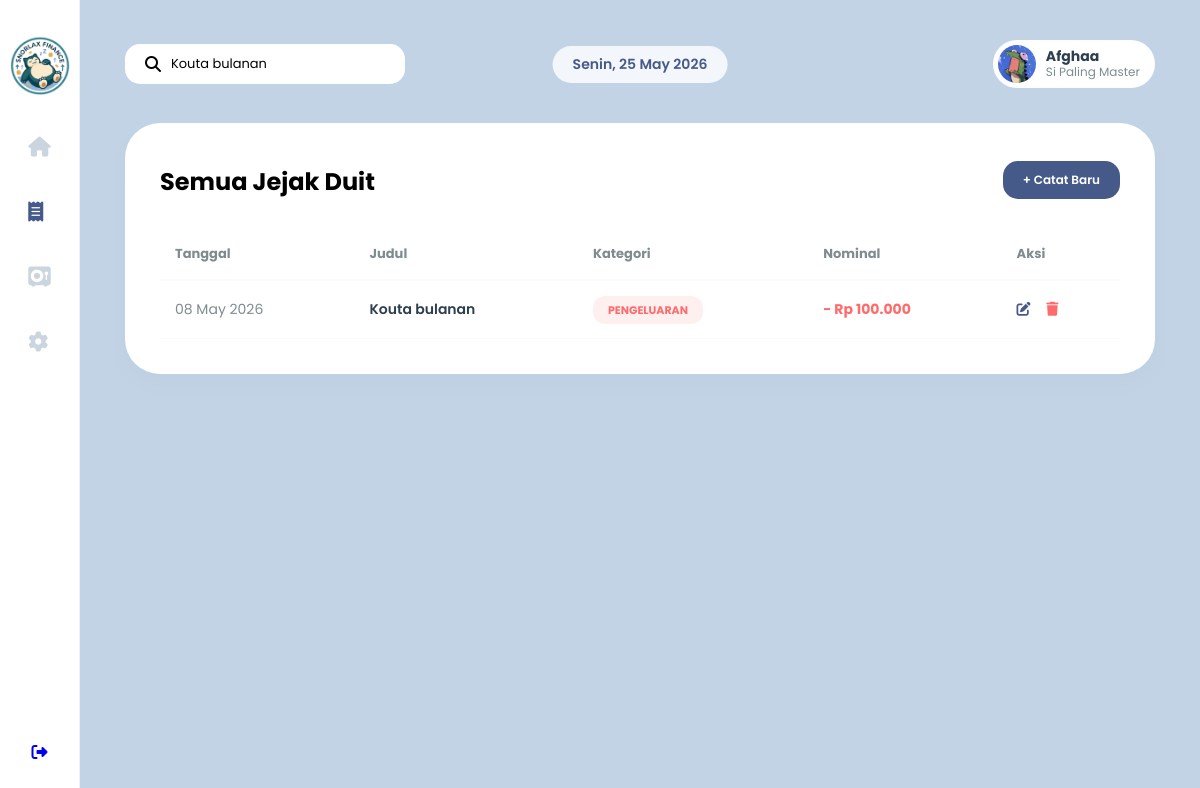
The page /fitur/riwayat.php?cari=Kouta bulanan (signed in) on the database its author committed.
### tables this page shows
CREATE TABLE `transaksi` (
  `id` int NOT NULL,
  `user_id` int DEFAULT NULL,
  `judul` varchar(100) DEFAULT NULL,
  `tipe` varchar(50) DEFAULT NULL,
  `nominal` decimal(15,2) DEFAULT NULL,
  `tanggal` timestamp NULL DEFAULT CURRENT_TIMESTAMP
);

### config/koneksi.php (called while the page is built, shortened)
<?php
function formatRupiah(int $angka)
{
    return "Rp " . number_format($angka, 0, ',', '.');
}

### fitur/riwayat.php (the view, shortened to what this page needs)
<?php
require_once "../config/koneksi.php";
$user_id = $_SESSION['user_id'];
$keyword = $_GET['cari'] ?? '';
$query = "SELECT * FROM transaksi WHERE user_id = '$user_id' AND judul LIKE '%$keyword%' ORDER BY tanggal DESC";
$result = mysqli_query($conn, $query);
$daftar_hari = ['Sunday' => 'Minggu', 'Monday' => 'Senin', 'Tuesday' => 'Selasa', 'Wednesday' => 'Rabu', 'Thursday' => 'Kamis', 'Friday' => 'Jumat', 'Saturday' => 'Sabtu'];
$tanggal_sekarang = $daftar_hari[date('l')] . ", " . date('d M Y');
?>
<!DOCTYPE html>
<html lang="id">
<head>
    <link rel="stylesheet" href="../css/dashboard.css">
    <link rel="stylesheet" href="../css/riwayat.css">
    <link rel="stylesheet" href="https://cdnjs.cloudflare.com/ajax/libs/font-awesome/6.5.0/css/all.min.css">
</head>
<body>
    <div class="app-container">
        <aside class="sidebar">
            <div class="logo">
                <img src="../assets/img/logo.png" alt="Logo">
            </div>
            <nav class="menu">
                <a href="../auth/dashboard.php"><i class="fa-solid fa-house"></i></a>
                <a href="riwayat.php" class="active"><i class="fa-solid fa-receipt"></i></a>
                <a href="vault.php"><i class="fa-solid fa-vault"></i></a>
                <a href="setting.php"><i class="fa-solid fa-gear"></i></a>
            </nav>
            <div class="sidebar-bottom">
                <a href="../auth/logout.php"><i class="fa-solid fa-right-from-bracket"></i></a>
            </div>
        </aside>
        <main class="main-content">
            <header class="topbar">
                <form action="riwayat.php" method="GET" class="search-box">
                    <i class="fa-solid fa-magnifying-glass"></i>
                    <input type="text" name="cari" value="<?= $keyword ?>" placeholder="Cari transaksi...">
                </form>
                <div class="date-center">
                    <span><?php echo $tanggal_sekarang; ?></span>
                </div>
                <div class="topbar-right">
                    <div class="user-profile">
                        <img src="../assets/img/profile.jpg" alt="Avatar">
                        <div class="user-info">
                            <strong><?php echo $_SESSION['username']; ?></strong>
                            <small>Si Paling Master</small>
                        </div>
                    </div>
                </div>
            </header>
            <div class="riwayat-container">
                <div style="display:flex; justify-content:space-between; align-items:center;">
                    <h2 class="page-title" style="margin:0;">Semua Jejak Duit</h2>
                    <a href="../auth/dashboard.php#modal-tambah" class="btn-jejak" style="background:var(--primary-blue); color:white; padding:10px 20px; border-radius:15px; font-size:12px; font-weight:600;">+ Catat Baru</a>
                </div>
                <table>
                    <thead>
                        <tr>
                            <th>Tanggal</th>
                            <th>Judul</th>
                            <th>Kategori</th>
                            <th>Nominal</th>
                            <th>Aksi</th>
                        </tr>
                    </thead>
                    <tbody>
                        <?php if (mysqli_num_rows($result) > 0): ?>
                            <?php while ($row = mysqli_fetch_assoc($result)): ?>
                                <?php
                                $tipe = $row['tipe'];
                                $simbol = ($tipe == 'pemasukan') ? '+ ' : '- ';
                                ?>
                                <tr>
                                    <td style="color:var(--text-gray);"><?= date('d M Y', strtotime($row['tanggal'])) ?></td>
                                    <td style="font-weight:600; color:var(--text-dark);"><?= $row['judul'] ?></td>
                                    <td>
                                        <span class="badge badge-<?= $tipe ?>">
                                            <?= str_replace('_', ' ', $tipe) ?>
                                        </span>
                                    </td>
                                    <td class="text-<?= $tipe ?>">
                                        <?= $simbol . formatRupiah($row['nominal']) ?>
                                    </td>
                                    <td>
                                        <a href="../auth/edit.php?id=<?= $row['id'] ?>" style="color:var(--primary-blue); margin-right:12px;"><i class="fa-solid fa-pen-to-square"></i></a>
                                        <a href="../auth/hapus.php?id=<?= $row['id'] ?>" onclick="return confirm('Yakin mau diapus jejak ini, Master?')" style="color:#ff6b6b;"><i class="fa-solid fa-trash"></i></a>
                                    </td>
                                </tr>
                            <?php endwhile; ?>
                        <?php endif; ?>
                    </tbody>
                </table>
            </div>
        </main>
    </div>
</body>
</html>

### css/dashboard.css (style rules this page uses)
:root { --primary-blue: #465a8a; --bg-main: #c2d3e5; --white: #ffffff; --text-dark: #2c3e50; --text-gray: #7f8c8d; --grad-biru: linear-gradient(135deg, #465a8a 0%, #6c7fb6 100%); }
* { margin: 0; padding: 0; box-sizing: border-box; font-family: "Poppins", sans-serif; }
body { display: flex; justify-content: center; align-items: center; height: 100vh; background: var(--bg-main); }
.app-container { width: 100%; height: 100%; display: flex; overflow: hidden; }
.sidebar { width: 80px; background: var(--white); display: flex; flex-direction: column; align-items: center; padding: 35px 0; border-right: 1px solid #eef2f6; }
.sidebar .logo img { width: 60px; height: 60px; object-fit: contain; }
.menu { flex-grow: 1; display: flex; flex-direction: column; gap: 35px; margin-top: 30px; }
.menu a { color: #cbd5e0; font-size: 20px; text-decoration: none; }
.menu a.active, .menu a:hover { color: var(--primary-blue); }
.main-content { flex-grow: 1; padding: 30px 45px; overflow-y: auto; scrollbar-width: none; position: relative; }
.topbar { display: flex; justify-content: space-between; align-items: center; margin-bottom: 25px; position: sticky; top: 0; z-index: 50; background: var(--bg-main); padding: 10px 0; }
.topbar-right { display: flex; align-items: center; gap: 20px; }
.date-center { position: absolute; left: 50%; transform: translateX(-50%); background: rgba(255, 255, 255, 0.8); padding: 8px 20px; border-radius: 20px; font-weight: 600; font-size: 14px; color: var(--primary-blue); }
.search-box { background: var(--white); padding: 10px 20px; border-radius: 15px; width: 280px; display: flex; align-items: center; gap: 10px; }
.search-box input { border: none; outline: none; width: 100%; font-size: 13px; }
.user-profile { display: flex; align-items: center; gap: 10px; background: var(--white); padding: 5px 15px 5px 5px; border-radius: 35px; }
.user-profile img { width: 38px; height: 38px; border-radius: 50%; }
.user-info { display: flex; flex-direction: column; line-height: 1.2; }
.user-info strong { font-size: 14px; color: var(--text-dark); display: block; }
.user-info small { font-size: 12px; color: var(--text-gray); display: block; }
.btn-jejak { display: inline-block; margin-top: 3px; margin-bottom: 5px; color: var(--text-gray); text-decoration: none; font-size: 13px; transition: 0.3s; }

### css/riwayat.css (style rules this page uses)
.badge { padding: 6px 15px; border-radius: 12px; font-size: 11px; font-weight: 700; text-transform: uppercase; }
.badge-pengeluaran { background: #fff0f0; color: #ff6b6b; }
.text-pengeluaran { color: #ff6b6b; font-weight: bold; }
.riwayat-container { background: white; padding: 35px; border-radius: 35px; box-shadow: 0 10px 30px rgba(0, 0, 0, 0.02); }
table { width: 100%; border-collapse: collapse; margin-top: 25px; }
th { text-align: left; padding: 15px; color: var(--text-gray); font-size: 13px; border-bottom: 2px solid #f8fafd; }
td { padding: 18px 15px; font-size: 14px; border-bottom: 1px solid #f8fafd; }

### rows shown on the page
transaksi: tanggal "08 May 2026", judul "Kouta bulanan", tipe "PENGELUARAN", tipe "-", nominal "Rp 100.000"

### other values the page prints
$_SESSION['username'] "Afghaa"
